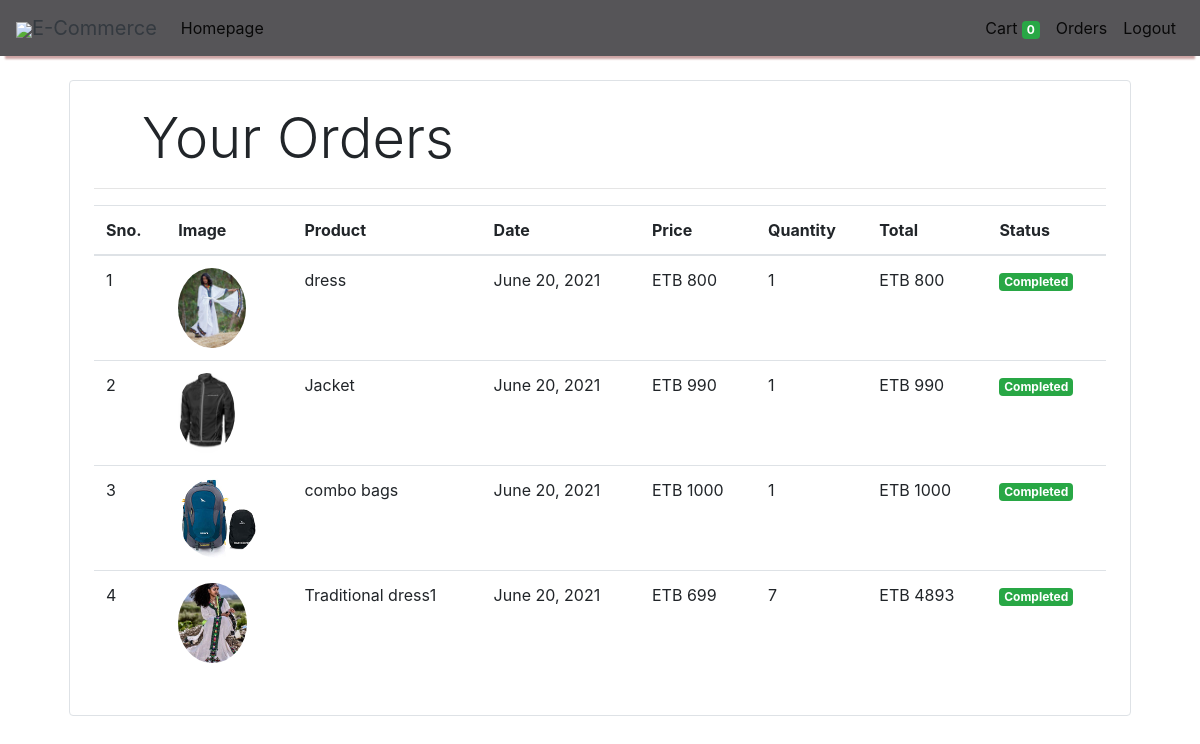
Screenshot of /orders (signed in) with the database file from the repository.
### store/models/orders.py (models this page shows, shortened)
class Order(models.Model):
    product = models.ForeignKey(Products,
                                on_delete=models.CASCADE)
    customer = models.ForeignKey(Customer,
                                 on_delete=models.CASCADE)
    quantity = models.IntegerField(default=1)
    price = models.IntegerField()
    address = models.CharField (max_length=50, default='', blank=True)
    phone = models.CharField (max_length=50, default='', blank=True)
    date = models.DateField (default=datetime.datetime.today)
    status = models.BooleanField (default=False)
    @staticmethod
    def get_orders_by_customer(customer_id):
        return Order.objects.filter(customer=customer_id).order_by('-date')

### store/models/product.py (models this page shows, shortened)
class Products(models.Model):
    name = models.CharField(max_length=60)
    price= models.IntegerField(default=0)
    category= models.ForeignKey(Category,on_delete=models.CASCADE,default=1 )
    description= models.CharField(max_length=250, default='', blank=True, null= True)
    image= models.ImageField(upload_to='uploads/products/')

### store/middlewares/auth.py (the view)
    def middleware(request):
        print(request.session.get('customer'))
        returnUrl = request.META['PATH_INFO']
        print(request.META['PATH_INFO'])
        if not request.session.get('customer'):
           return redirect(f'login?return_url={returnUrl}')
        response = get_response(request)
        return response

### store/templatetags/custom_filter.py (called while the page is built)
@register.filter(name='currency')
def currency(number):
    return "ETB "+str(number)

@register.filter(name='multiply')
def multiply(number , number1):
    return number * number1

### store/views/orders.py (called while the page is built)
    def get(self , request ):
        customer = request.session.get('customer')
        orders = Order.get_orders_by_customer(customer)
        print(orders)
        return render(request , 'orders.html'  , {'orders' : orders})

### store/templates/orders.html
{% extends 'base.html' %}
{% block content %}
{% load cart %}
{% load custom_filter %}
<div class="container">
   <div class="border rounded p-4 m-4">
        <p class="display-4 pl-4 ml-4">Your Orders</p>
        <hr>
        <table class="table">
            <thead>
                <tr>
                    <th>Sno.</th>
                    <th>Image</th>
                    <th>Product</th>
                    <th>Date</th>
                    <th>Price</th>
                    <th>Quantity</th>
                    <th>Total</th>
                    <th>Status</th>
                </tr>
            </thead>
            <tbody>
                {% for order in orders %}
                <tr>
                    <td>{{forloop.counter}}</td>
                    <td><img style="height: 80px;" class="rounded-circle" src="{{order.product.image.url}}" alt=""></td>
                    <td>{{order.product.name}}</td>
                    <td>{{order.date}}</td>
                    <td>{{order.price|currency}}</td>
                    <td>{{order.quantity}}</td>
                    <td>{{order.quantity|multiply:order.price|currency}}</td>
                    {% if order.status %}
                    <td><small class="badge badge-success">Completed</small></td>
                    {%else%}
                    <td><small class="badge badge-warning">Pending</small></td>
                    {% endif %}
                </tr>
                {% endfor %}
            </tbody>
        </table>
   </div>
</div>
{% endblock %}

### rows the page displays
Order: product.image (picture), product.name "dress", date "June 20, 2021", price "ETB 800", quantity "1", quantity|multiply "ETB 800", status "Completed"
Order: product.image (picture), product.name "Jacket", date "June 20, 2021", price "ETB 990", quantity "1", quantity|multiply "ETB 990", status "Completed"
Order: product.image (picture), product.name "combo bags", date "June 20, 2021", price "ETB 1000", quantity "1", quantity|multiply "ETB 1000", status "Completed"
Order: product.image (picture), product.name "Traditional dress1", date "June 20, 2021", price "ETB 699", quantity "7", quantity|multiply "ETB 4893", status "Completed"

### other values shown
{{ request.session.cart.keys|length }} "0"
